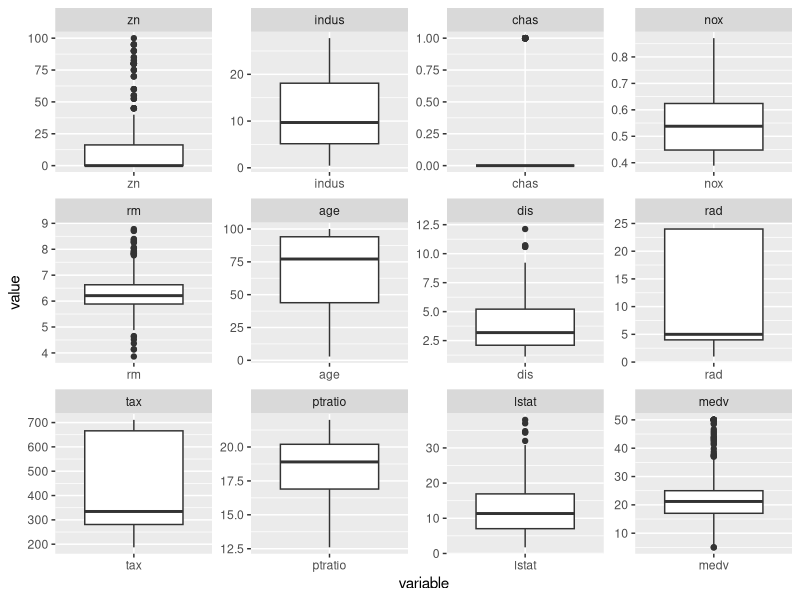
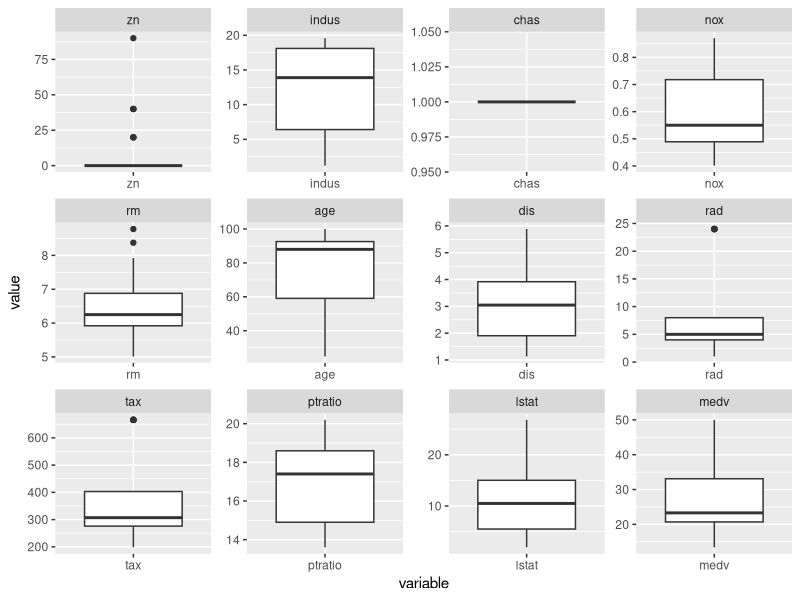
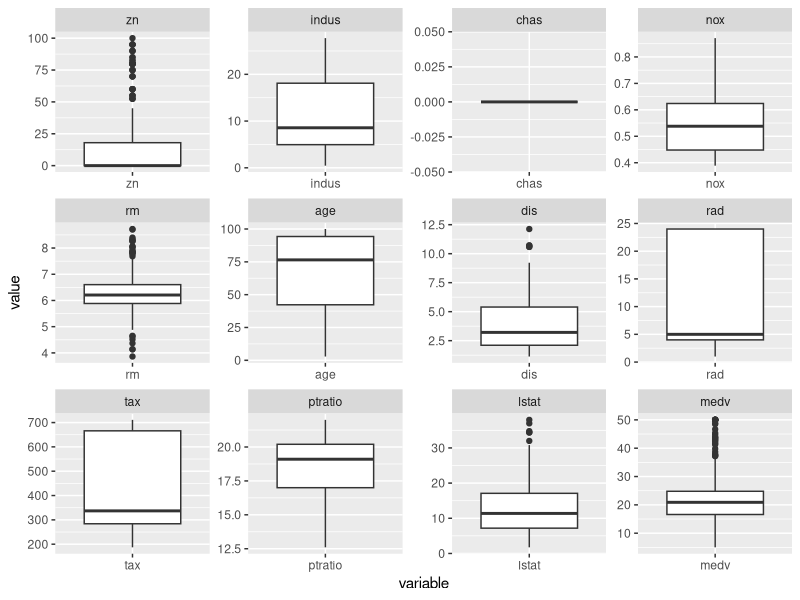
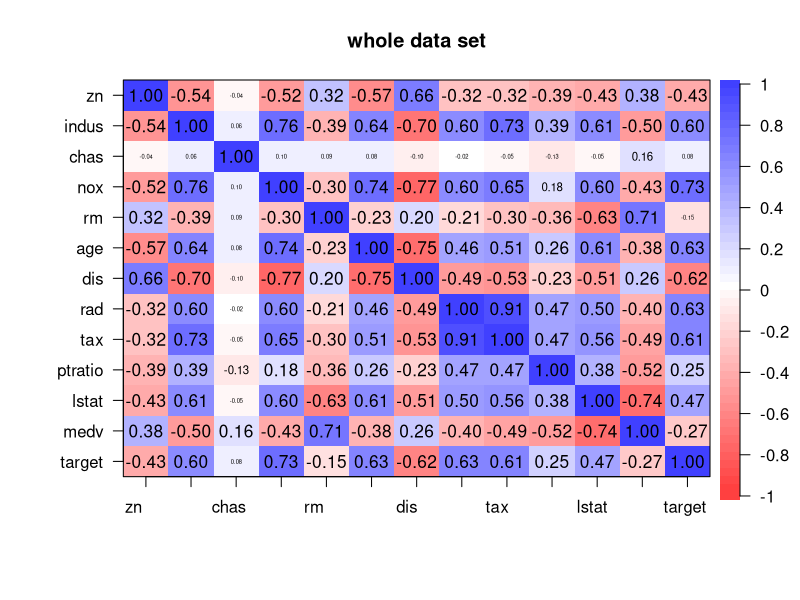
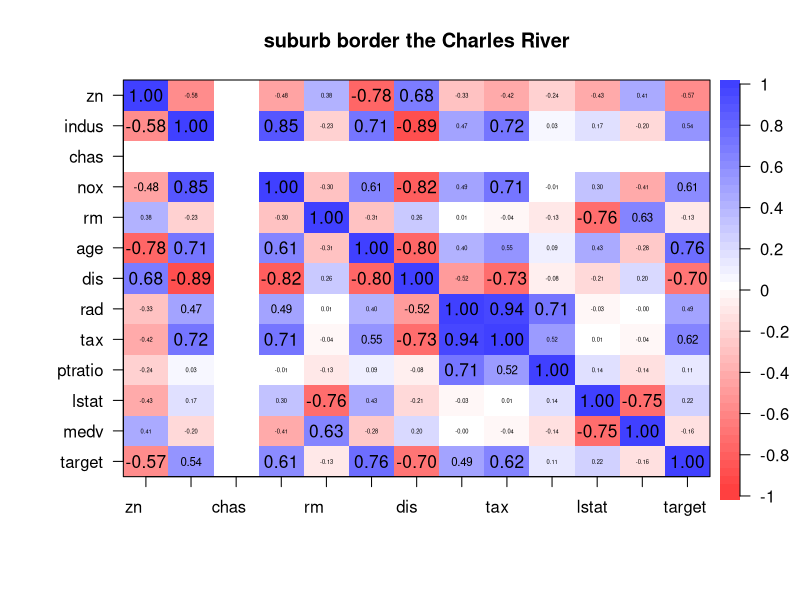
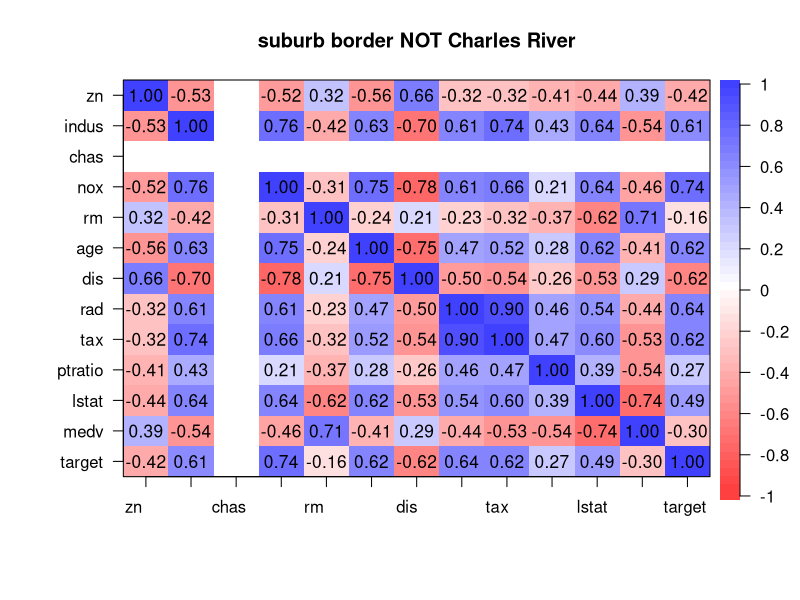
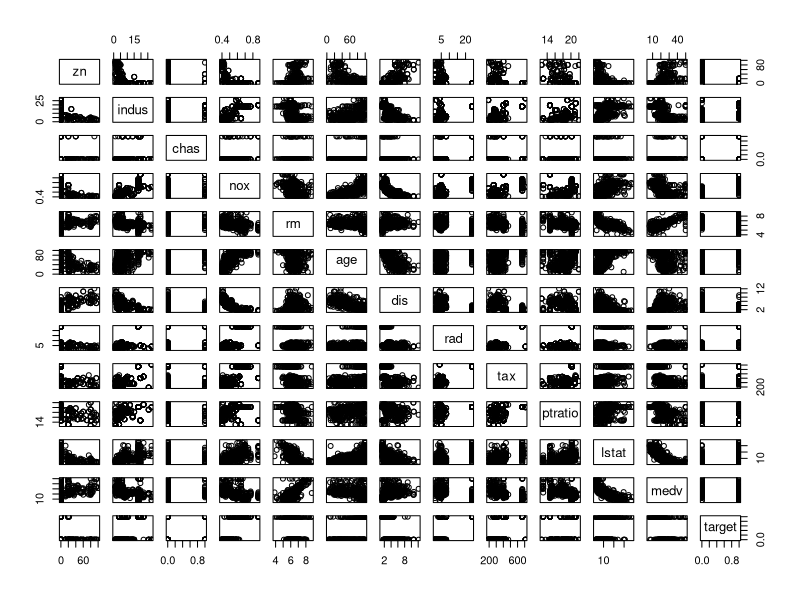
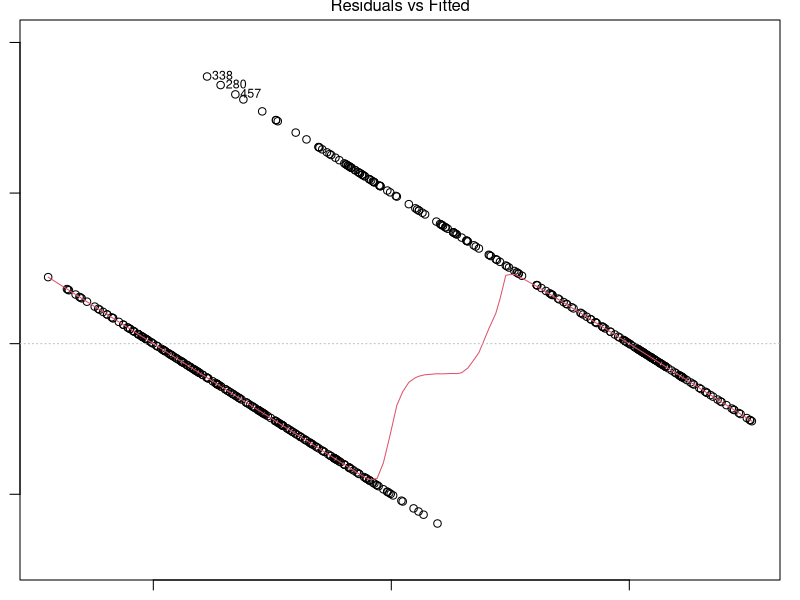

Write R code to recreate these figures, in order.
## ---- chunk 1
library(reshape2)
library(ggplot2)
library(dplyr)
library(psych)
library(MASS)
library(car)
## ---- chunk 2
# load dataset
data <- read.csv('crime-training-data_modified.csv')
head(data)
## ---- chunk 3
# number of variables in total
names(data) %>% length()
## ---- chunk 4
# brief summary
summary(data)
## ---- chunk 5
# make box plot for all variables
data.m <- melt(data, id.vars = 'target')
head(data.m)
ggplot(data.m, aes(x = variable, y = value)) + geom_boxplot() + facet_wrap(~ variable, scales = 'free')
## ---- chunk 6
# data situation where chas == 1 
data.f1 <- data %>% filter(chas == 1)
data.mf0 <- data.f1 %>% melt(id.var = 'target')
ggplot(data.mf0, aes(x = variable, y = value)) + geom_boxplot() + facet_wrap(~ variable, scales = 'free')
## ---- chunk 7
# data situation where chas != 1
data.f0 <- data %>% filter(chas == 0)
data.mf0 <- data.f0 %>% melt(id.var = 'target')
ggplot(data.mf0, aes(x = variable, y = value)) + geom_boxplot() + facet_wrap(~ variable, scales = 'free')
## ---- chunk 8
# correlation between predictors and response
par(mar = c(1,1,1,1))
data %>% corPlot(main = 'whole data set')
data.f1 %>% cor.plot(main = 'suburb border the Charles River')
data.f0 %>% cor.plot(main = 'suburb border NOT Charles River')

## ---- chunk 9
# correlation between predictors
pairs(data)
## ---- chunk 10
data.sub <- data[,c('nox','rm', 'age', 'lstat','medv')]
## ---- chunk 11
data.lm <- lm(target ~ ., data = data)
summary(data.lm)
plot(data.lm)
## ---- chunk 12
data.bc = boxcox(target+1~., data = data)
data.bc$x[which.max(data.bc$y)]
## ---- chunk 13
data.lm2 <- lm(I((target+1)^(-0.14))~., data = data)
summary(data.lm2)
plot(data.lm2)
